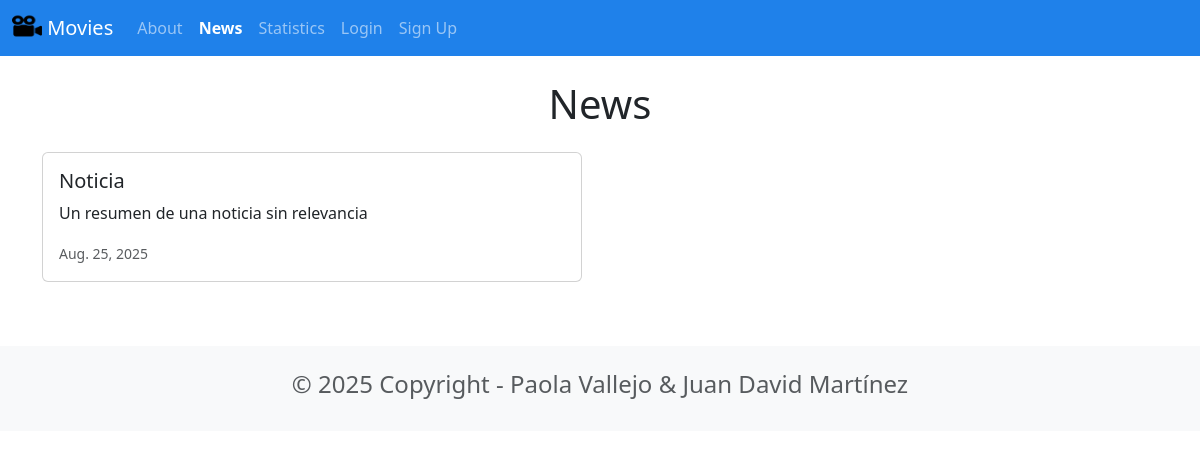
The page /news/ on the database as committed earlier.
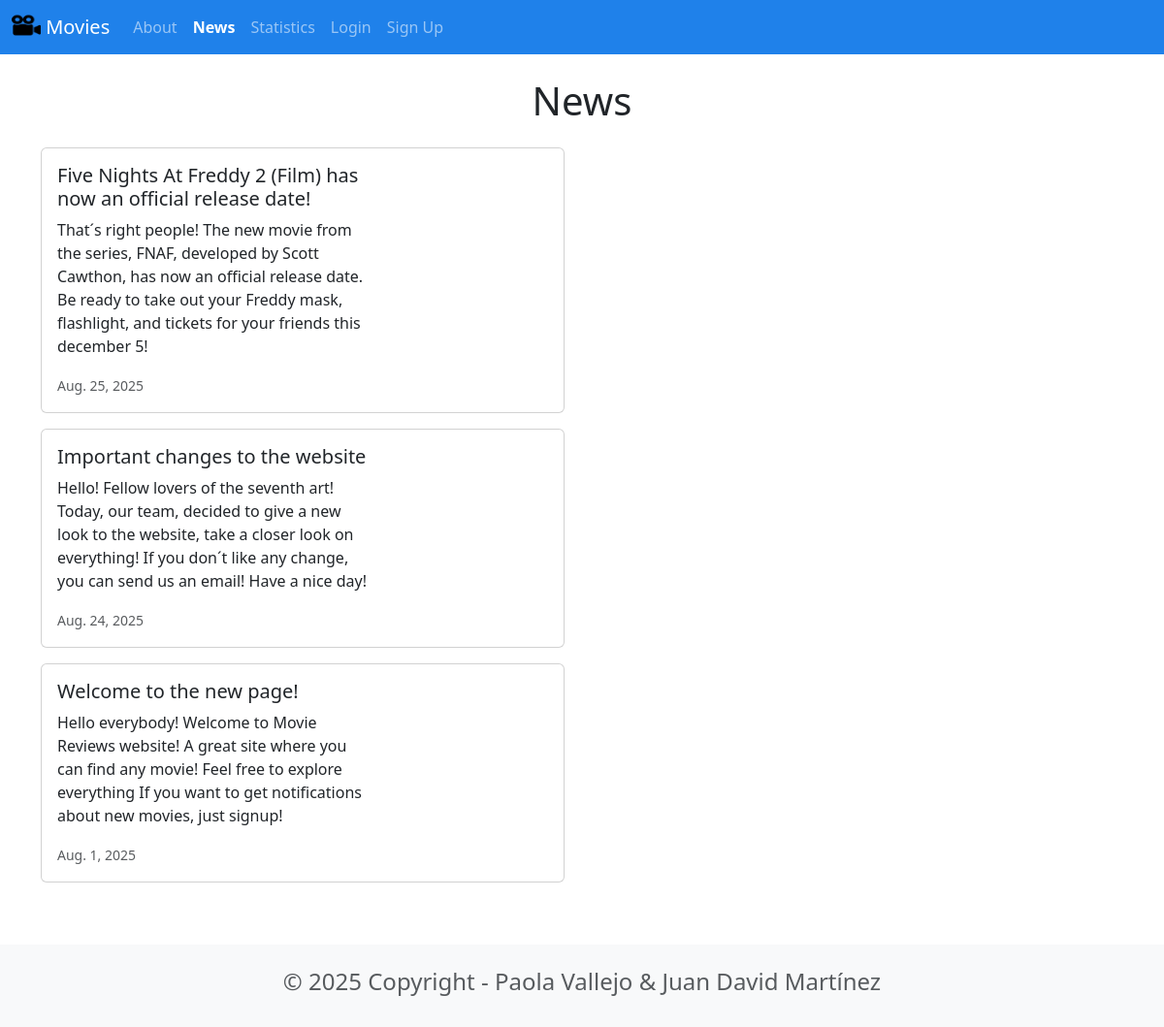
The same page on the database as committed later.
### news/models.py (models this page shows, shortened)
class News(models.Model):
    headline = models.CharField(max_length=200)
    body = models.TextField()
    date = models.DateField()

### news/views.py (the view)
# urls.py: path('news/', include('news.urls')),
def news(request):
    newss = News.objects.all().order_by('-date')
    return render(request, 'news.html', {'newss':newss})

### news/templates/news.html (shortened to what this page needs)
{% extends "base.html" %}
{% block content %}
    <div class="py-4">
        <h1 class="text-center mb-4">News</h1>
        {% for news in newss %}
        <div class="card mb-3" style="max-width: 540px;">
             <div class="row g-0">
                <div class="col-md-8">
                    <div class="card-body">
                        <h5 class="card-title">{{ news.headline }}</h5>
                        <p class="card-text">{{ news.body }}</p>
                        <p class="card-text"><small class="text-muted"> {{ news.date }} </small></p>
                    </div>
                </div>
            </div>
        </div>
        {% endfor %}
    </div>
{% endblock %}

Rows that differ between the two databases and show on the page:
changed News: headline "Noticia" → "Five Nights At Freddy 2 (Film) has now an official release date!"; body "Un resumen de una noticia sin relevancia" → "That´s right people! The new movie from the series, FNAF, developed by Scott Cawthon, has now an official release date. Be ready to take out your Freddy mask, flashlight, and tickets for your friends this december 5!"
added News: headline "Important changes to the website", body "Hello! Fellow lovers of the seventh art! Today, our team, decided to give a new look to the website, take a closer look on everything! If you don´t like any change, you can send us an email! Have a nice day!", date "Aug. 24, 2025"
added News: headline "Welcome to the new page!", body "Hello everybody! Welcome to Movie Reviews website! A great site where you can find any movie! Feel free to explore everything If you want to get notifications about new movies, just signup!", date "Aug. 1, 2025"
